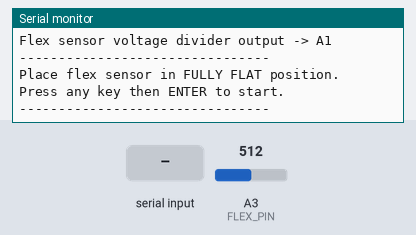
Bench run of a sketch on a simulated Arduino Uno, built with avr-gcc and run on an emulated ATmega328P. Shown: the last lines printed to the serial monitor. Inputs (shaded band) come from the test bench; at power-on: A3 (FLEX_PIN) = 512.

Above: at 1.2 s.
1.3 s: "1" received over Serial
At 6.8 s:
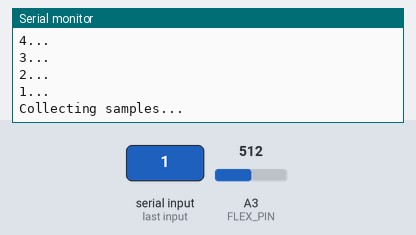
At 7.7 s:
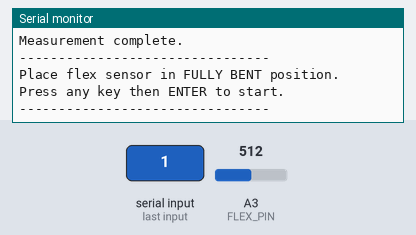
Timing chart, 0 to 8.8 s (numbered marks = the images above; inputs shaded):
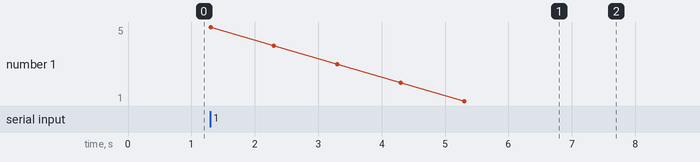

The sketch:

Calibrator.ino
```cpp
const int FLEX_PIN = A3;

const int SAMPLE_COUNT = 500;
const int SAMPLE_DELAY_MS = 2;
const int STABILIZE_SECONDS = 5;

void clearSerialBuffer() {
  while (Serial.available()) {
    Serial.read();
  }
}

void waitForKeyPress() {
  clearSerialBuffer();

  while (!Serial.available()) {
    // wait for user input
  }

  clearSerialBuffer();
}

void collectFlexData(float &averageValue, int &minValue, int &maxValue) {
  long sum = 0;

  minValue = 1023;
  maxValue = 0;

  for (int i = 0; i < SAMPLE_COUNT; i++) {
    int value = analogRead(FLEX_PIN);

    sum += value;

    if (value < minValue) {
      minValue = value;
    }

    if (value > maxValue) {
      maxValue = value;
    }

    delay(SAMPLE_DELAY_MS);
  }

  averageValue = (float)sum / SAMPLE_COUNT;
}

void measurePosition(const char* positionName,
                     float &averageValue,
                     int &minValue,
                     int &maxValue) {
  Serial.println();
  Serial.println("--------------------------------");
  Serial.print("Place flex sensor in ");
  Serial.print(positionName);
  Serial.println(" position.");
  Serial.println("Press any key then ENTER to start.");
  Serial.println("--------------------------------");

  waitForKeyPress();

  Serial.println();
  Serial.println("Stabilizing...");

  for (int i = STABILIZE_SECONDS; i > 0; i--) {
    Serial.print(i);
    Serial.println("...");
    delay(1000);
  }

  Serial.println("Collecting samples...");

  collectFlexData(averageValue, minValue, maxValue);

  Serial.println("Measurement complete.");
}

void setup() {
  Serial.begin(115200);

  Serial.println();
  Serial.println("================================");
  Serial.println(" ONE FLEX SENSOR CALIBRATION");
  Serial.println("================================");
  Serial.println("Connection:");
  Serial.println("Flex sensor voltage divider output -> A1");
  Serial.println();
}

void loop() {
  float flatAverage;
  float bentAverage;

  int flatMin;
  int flatMax;

  int bentMin;
  int bentMax;

  measurePosition("FULLY FLAT", flatAverage, flatMin, flatMax);

  measurePosition("FULLY BENT", bentAverage, bentMin, bentMax);

  Serial.println();
  Serial.println("============ RESULTS ============");
  Serial.println();

  Serial.println("FLAT POSITION:");
  Serial.print("Average = ");
  Serial.println(flatAverage, 2);
  Serial.print("Minimum = ");
  Serial.println(flatMin);
  Serial.print("Maximum = ");
  Serial.println(flatMax);
  Serial.print("Noise Range = ");
  Serial.println(flatMax - flatMin);

  Serial.println();

  Serial.println("BENT POSITION:");
  Serial.print("Average = ");
  Serial.println(bentAverage, 2);
  Serial.print("Minimum = ");
  Serial.println(bentMin);
  Serial.print("Maximum = ");
  Serial.println(bentMax);
  Serial.print("Noise Range = ");
  Serial.println(bentMax - bentMin);

  Serial.println();
  Serial.println("COPY THESE INTO YOUR MAIN CODE:");
  Serial.print("float flexFlat = ");
  Serial.print(flatAverage, 2);
  Serial.println(";");

  Serial.print("float flexBent = ");
  Serial.print(bentAverage, 2);
  Serial.println(";");

  Serial.println();
  Serial.println("Suggested mapping:");
  Serial.println("angle = map(filteredValue, flexFlat, flexBent, 0, 90);");

  Serial.println();
  Serial.println("================================");
  Serial.println("Reset board to calibrate again.");
  Serial.println("================================");

  while (1) {
    // stop here
  }
}
```

Measured:
- after the input at 1.3 s, the serial monitor: prints a new line at once (image 1)
